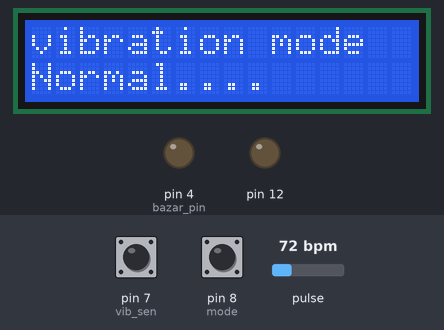
Bench run of a sketch on a simulated Arduino Uno, built with avr-gcc and run on an emulated ATmega328P. On the bench: 16×2 character LCD, output pins drawn as LEDs (lit = HIGH). Inputs (shaded band) come from the test bench; at power-on: pin 8 (mode) LOW, pin 7 (vib_sen) LOW, pulse 72 bpm.

Above: at 2.2 s.
2.3 s: pin 8 (mode) pulled HIGH for 1 s
At 3.1 s:
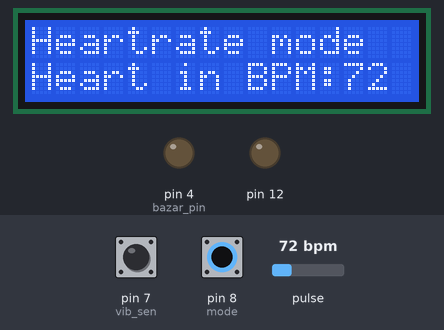
4.8 s: pin 7 (vib_sen) driven HIGH
At 6.1 s:
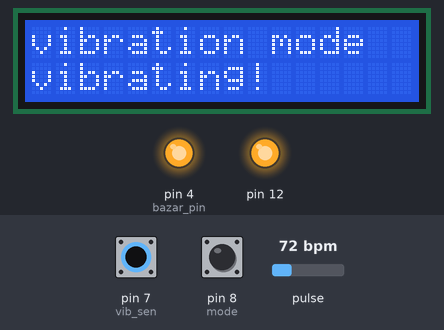
6.4 s: pin 8 (mode) pulled HIGH for 3.2 s
At 10.5 s:
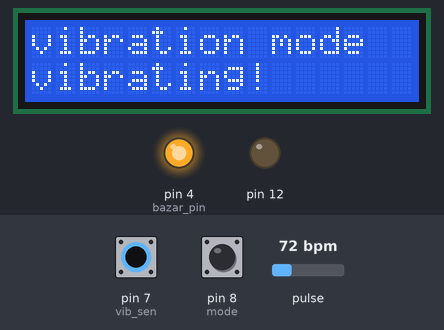
11.1 s: pin 8 (mode) pulled HIGH for 0.15 s
At 12.4 s:
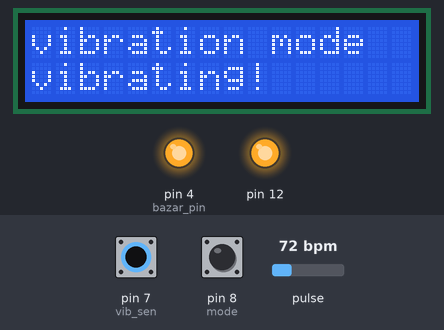
12.7 s: pin 7 (vib_sen) driven LOW
At 13.5 s:
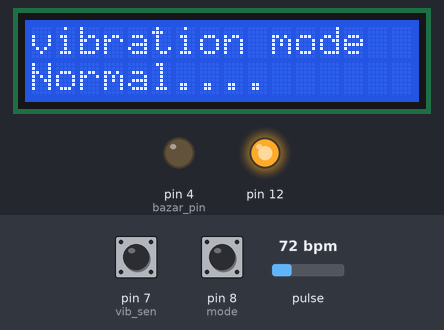
14.3 s: pin 7 (vib_sen) pulsed HIGH 2 times (0.12 s each, 0.3 s apart)
At 14.7 s:
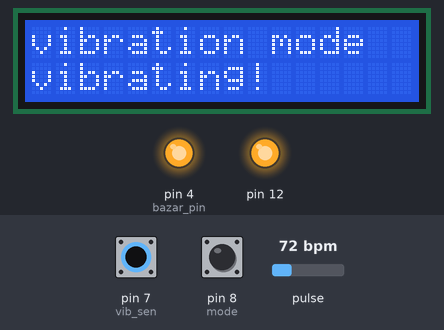
Timing chart, 0 to 17.3 s (numbered marks = the images above; inputs shaded):
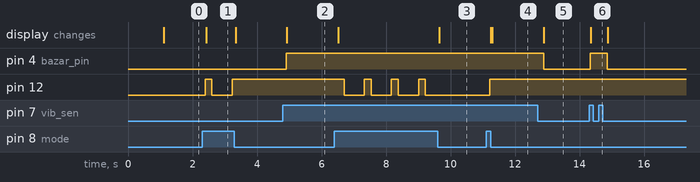

The sketch:

heart_and_vibration.ino
```cpp
#include <Wire.h>
#include <LiquidCrystal_I2C.h> //For display

#define USE_ARDUINO_INTERRUPTS true
#include <PulseSensorPlayground.h> //for pulse sensor

const int PulseWire = 0;       //pulse sensor data pin in (Ardiuno (A0))
const int LED = 12;
int Threshold = 550;

PulseSensorPlayground pulseSensor;

LiquidCrystal_I2C lcd(0x3F, 16, 2);

int mode=8;    //toggle switch pin in(8)
int vib_sen=7;  //vibration sensor pin  in (7)
int bazar_pin=4;  //bazar in (4)

void setup() {
  Serial.begin(9600);
  pinMode(vib_sen,INPUT);
  pinMode(mode,INPUT);  //toggle switch state
  pinMode(bazar_pin,OUTPUT);
  lcd.begin();
  lcd.backlight();
   pulseSensor.analogInput(PulseWire);
  pulseSensor.blinkOnPulse(LED);
  pulseSensor.setThreshold(Threshold);

   if (pulseSensor.begin()) {
    lcd.setCursor(0,0);
    lcd.print("Heart,vibrate");
    delay(1000);
  }
}

void loop() {
  int mod=digitalRead(mode);  //read data in toggle switch "0 and 1"
  switch(mod){
     case 1:                //toggle switch output is '1' or HIGH means case 1 working
       if (pulseSensor.sawStartOfBeat()) {
       int myBPM = pulseSensor.getBeatsPerMinute();
       lcd.clear();
       lcd.setCursor(0,0);
       lcd.print("Heartrate mode");
       lcd.setCursor(0,1);
       lcd.print("Heart in BPM:");
       lcd.setCursor(13,1);
       lcd.print(myBPM);   //output data in 16x2 display in heart rate
      }
      delay(20);
     break;
   case 0:    //toggle switch ouput '0'
     int vib;
     vib=digitalRead(vib_sen); //read data in vibration sensor
     lcd.clear();
     lcd.setCursor(0,0);
     lcd.print("vibration mode");
     if(vib==1){
        digitalWrite(bazar_pin,HIGH); //the vibration sensor data is high (vibrating)
        lcd.setCursor(0,1);
        lcd.print("vibrating!");
        delay(500);
    }

    else{
      digitalWrite(bazar_pin,LOW);
      lcd.setCursor(0,1);
      lcd.print("Normal....");  //The vibration sensor data is low (not vibrating)
      delay(100);
     }
    break;
  }
  delay(5);
}
```

Measured:
- after the input at 2.3 s, pin 12: LOW → HIGH after 0.09 s, → LOW 0.21 s later, → HIGH 0.63 s later; the display: changes after 0.13 s (image 1)
- after the input at 4.8 s, pin 4 (bazar_pin): LOW → HIGH after 0.11 s; the display: changes after 0.12 s (image 2)
- after the input at 6.4 s, pin 12: alternates HIGH for 0.21 s and LOW for 0.63 s, 7 changes in all, then stays LOW, starting after 0.30 s; the display: first changes after 0.12 s (image 3 shows a later state)
- after the input at 11.1 s, pin 12: LOW → HIGH after 0.11 s; the display: first changes after 0.15 s (image 4 shows a later state)
- after the input at 12.7 s, pin 4 (bazar_pin): HIGH → LOW after 0.18 s; the display: changes after 0.19 s (image 5)
- after the input at 14.3 s, pin 4 (bazar_pin): LOW → HIGH at once, → LOW 0.53 s later; the display: changes at once (image 6)
